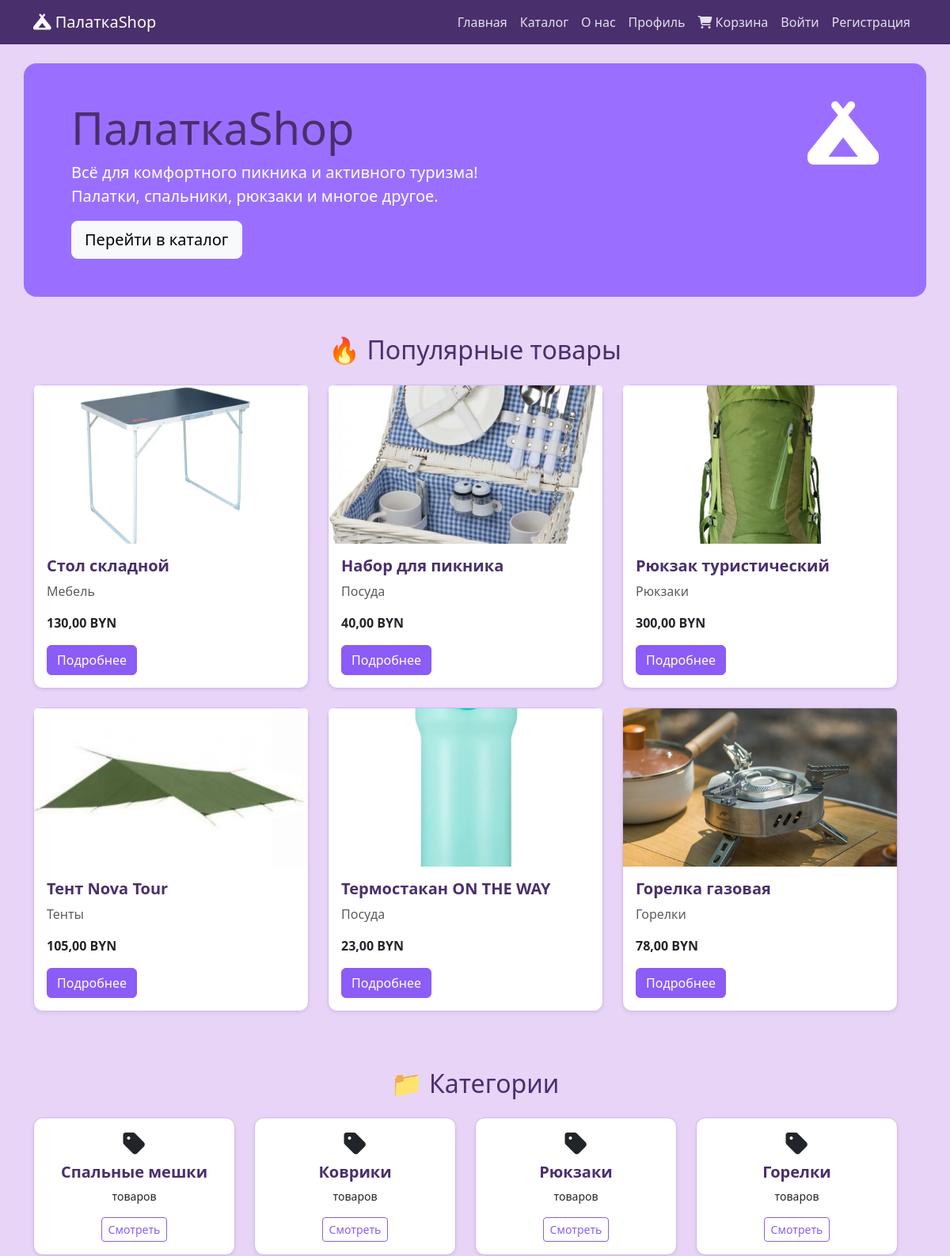
The app's page / (upper part), older data.
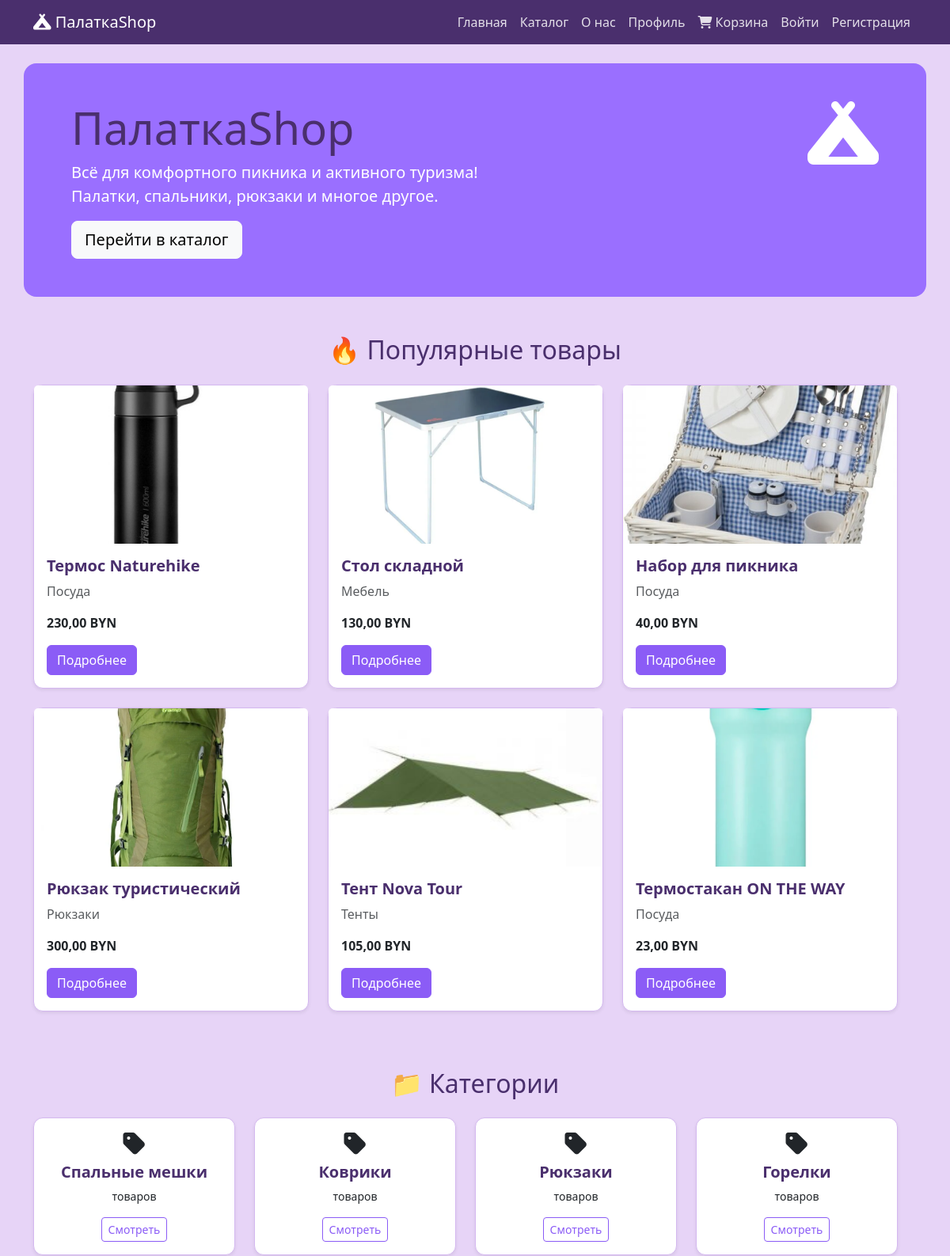
The same page, newer data.
### NewApp/models.py (models this page shows, shortened)
class Product(models.Model):
    name=models.CharField(max_length=200,verbose_name='Название товара')
    description=models.TextField(null=False,verbose_name='Описание товара')
    product_image=models.ImageField(upload_to='product/')
    price=models.DecimalField(max_digits=10,verbose_name='Цена', decimal_places=2,validators=[MinValueValidator(0)])
    quantity=models.IntegerField(validators=[MinValueValidator(0)])
    category=models.ForeignKey(Category,on_delete=models.CASCADE)
    manufacturer=models.ForeignKey(Manufacturer,on_delete=models.CASCADE)

class Category(models.Model):
    name=models.CharField(max_length=100,verbose_name='Категория товара')
    description=models.TextField(blank=True,verbose_name='Описание категории')

### NewApp/views.py (the view)
# urls.py: path('',views.main,name='main'),
def main(request):
    popular_products = Product.objects.all().order_by('-id')[:6]
    categories = Category.objects.all()
    context = {
        'popular_products': popular_products,
        'categories': categories,
    }
    return render(request,'NewApp/index.html',context)

### templates/NewApp/index.html (shortened to what this page needs)
{% extends 'base.html' %}
{% load static %}
{% block content %}
<div class="row bg-my text-white rounded-4 p-5 mb-5">
    <div class="col-md-8">
        <h1 class="display-4">ПалаткаShop</h1>
        <p class="lead">Всё для комфортного пикника и активного туризма!<br>
        Палатки, спальники, рюкзаки и многое другое.</p>
        <a href="{% url 'product_list' %}" class="btn btn-light btn-lg">Перейти в каталог</a>
    </div>
    <div class="col-md-4 d-none d-md-block">
        <i class="fas fa-campground fa-5x float-end"></i>
    </div>
</div>
<div class="row mb-5">
    <div class="col-12">
        <h2 class="text-center mb-4">🔥 Популярные товары</h2>
    </div>
    <div class="row">
        {% for product in popular_products %}
        <div class="col-md-4 mb-4">
            <div class="card h-100 shadow-sm">
                {% if product.product_image %}
                    <img src="{{ product.product_image.url }}" class="card-img-top" alt="{{ product.name }}" style="height: 200px; object-fit: cover;">
                {% else %}
                    <div class="bg-light d-flex align-items-center justify-content-center" style="height: 200px;">
                {% endif %}
                <div class="card-body">
                    <h5 class="card-title">{{ product.name }}</h5>
                    <p class="card-text text-muted">{{ product.category.name }}</p>
                    <p class="card-text fw-bold">{{ product.price }} BYN</p>
                    <a href="{% url 'product_detail' product.id %}" class="btn btn-primary">Подробнее</a>
                </div>
            </div>
        </div>
        {% empty %}
        <p class="text-center">Товары временно отсутствуют</p>
        {% endfor %}
    </div>
</div>
<div class="row">
    <div class="col-12">
        <h2 class="text-center mb-4">📁 Категории</h2>
    </div>
    <div class="row">
        {% for category in categories %}
        <div class="col-md-3 col-sm-6 mb-3">
            <div class="card text-center h-100 shadow-sm">
                <div class="card-body">
                    <i class="fas fa-tag fa-2x mb-2"></i>
                    <h5 class="card-title">{{ category.name }}</h5>
                    <p class="card-text small">{{ category.products.count }} товаров</p>
                    <a href="{% url 'product_list' %}?category={{ category.id }}" class="btn btn-outline-primary btn-sm">Смотреть</a>
                </div>
            </div>
        </div>
        {% endfor %}
    </div>
</div>
{% endblock %}

Row changes from the older to the newer data that the page shows:
no longer on this page (row unchanged): Product: product_image (picture), name "Горелка газовая", category.name "Горелки", price "78,00"
added Product: product_image (picture), name "Термос Naturehike", category.name "Посуда", price "230,00"
